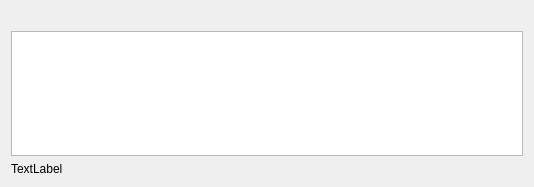
<?xml version="1.0" encoding="UTF-8"?>
<ui version="4.0">
 <class>InformOperatorWidget</class>
 <widget class="QWidget" name="InformOperatorWidget">
  <property name="geometry">
   <rect>
    <x>0</x>
    <y>0</y>
    <width>534</width>
    <height>187</height>
   </rect>
  </property>
  <property name="windowTitle">
   <string>Message to the operator</string>
  </property>
  <layout class="QGridLayout" name="gridLayout_2">
   <item row="0" column="0">
    <layout class="QGridLayout" name="gridLayout">
     <item row="0" column="0">
      <widget class="QLabel" name="label">
       <property name="sizePolicy">
        <sizepolicy hsizetype="Minimum" vsizetype="Maximum">
         <horstretch>0</horstretch>
         <verstretch>0</verstretch>
        </sizepolicy>
       </property>
       <property name="text">
        <string/>
       </property>
      </widget>
     </item>
     <item row="1" column="0">
      <widget class="QPlainTextEdit" name="text_edit">
       <property name="enabled">
        <bool>true</bool>
       </property>
       <property name="sizePolicy">
        <sizepolicy hsizetype="MinimumExpanding" vsizetype="Expanding">
         <horstretch>0</horstretch>
         <verstretch>0</verstretch>
        </sizepolicy>
       </property>
       <property name="readOnly">
        <bool>true</bool>
       </property>
      </widget>
     </item>
     <item row="3" column="0">
      <layout class="QGridLayout" name="button_layout"/>
     </item>
     <item row="2" column="0">
      <widget class="QLabel" name="time">
       <property name="text">
        <string>TextLabel</string>
       </property>
      </widget>
     </item>
    </layout>
   </item>
  </layout>
 </widget>
 <resources/>
 <connections/>
</ui>
